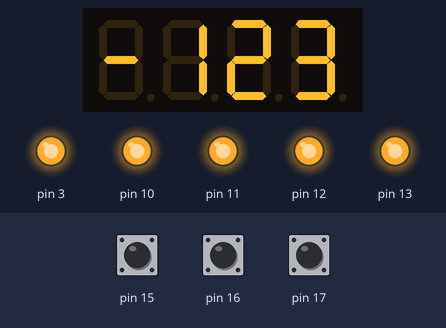
A sketch run on a simulated Arduino Uno, built with avr-gcc and run on an emulated ATmega328P. On the bench: 4-digit seven-segment display, output pins drawn as LEDs (lit = HIGH). Inputs (shaded band) come from the test bench; at power-on: pin 15 HIGH, pin 16 HIGH, pin 17 HIGH.

Above: at 2.1 s.
At 11.9 s:
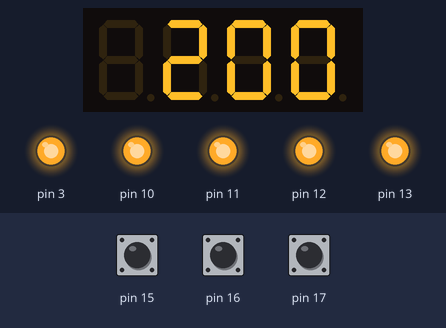
12.0 s: pin 15 pulled LOW for 0.15 s
At 16.46 s:
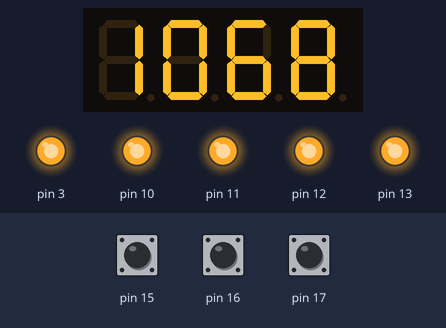
At 63.65 s:
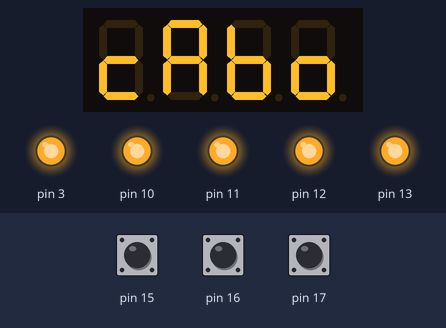

The sketch:

Display7Seg.ino
```cpp
//Programa : Demonstracao do display de 7-segmentos no shield multifuncoes
//Autor : Daniel Arndt Alves
// Adaptado do exemplo da biblioteca <MultiFuncShield.h>


#include <TimerOne.h>
#include <Wire.h>
#include <MultiFuncShield.h>

void setup() {
  Timer1.initialize();
  MFS.initialize(&Timer1);    // initialize multi-function shield library

  MFS.write("ola"); // E possivel escrever algumas letras
  delay(2000);
  MFS.write(-123); // Pode-se escrever numeros de ate 4 digitos, ou 3 se tiver o sinal negativo
  delay(2000);

  MFS.blinkDisplay(DIGIT_1, ON); // Tambem e possivel piscar os digitos
  delay(500);
  MFS.blinkDisplay(DIGIT_2, ON);
  delay(500);
  MFS.blinkDisplay(DIGIT_1, OFF);
  delay(500);
  MFS.blinkDisplay(DIGIT_3, ON);
  delay(500);

  MFS.write(3.1415, 2);  // E escrever numeros com virgula. O 2 define o numero de casas depois da virgula
  delay(200);

  MFS.blinkDisplay(DIGIT_2, OFF);
  delay(500);
  MFS.blinkDisplay(DIGIT_4, ON);
  delay(500);
  MFS.blinkDisplay(DIGIT_3, OFF);
  delay(500);
  MFS.blinkDisplay(DIGIT_ALL, ON);
  delay(3000);
  MFS.blinkDisplay(DIGIT_ALL, OFF);
}

int contador=0; // definimos contador
boolean fim = false; // e um booleano para parar

void loop() {
  if (contador < 9999)
  {
    MFS.write((int)contador); // Escreve variavel no display
    contador++;
  }
  else if (!fim)
  {
    fim = true;
    MFS.write("cabo"); // Acabou a contagem
    MFS.blinkDisplay(DIGIT_ALL, ON);
  }
  delay(5);
}
```
